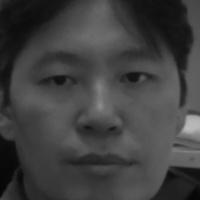
#> input picture 09.ml/faces/LeeSewoo_0/104.jpg, 200 x 200 px, given in place of the camera
$ python snapchat_distortion.py
#> lines starting #> are read from the running program, lines starting #| are printed output that depends on the picture
import cv2
import numpy as np


def distort(roi):
        h, w = roi.shape[:2]
        # 렌즈 효과
        ## 렌즈 효과, 중심점 이동
        map_y, map_x = np.indices((h, w), dtype=np.float32)
        map_lenz_x = (2*map_x - w)/w
        map_lenz_y = (2*map_y - h)/h
        ## 렌즈 효과, 극좌표 변환
        r, theta = cv2.cartToPolar(map_lenz_x, map_lenz_y)
        ## 볼록 렌즈 효과 매핑 좌표 연산
        r[r< 1] = r[r<1] **2
        ## 렌즈 효과, 직교 좌표 복원
        map_convex_x, map_convex_y = cv2.polarToCart(r, theta)
        map_convex_x = ((map_convex_x + 1)*w)/2
        map_convex_y = ((map_convex_y + 1)*h)/2

        #roi2 = img2[y:y+h, x:x+w]
        convex = cv2.remap(roi,map_convex_x,map_convex_y,cv2.INTER_LINEAR)
        return convex


cascade_xml = '../data/haarcascade_frontalface_default.xml'
eye_xml = '../data/haarcascade_eye.xml'

cascade = cv2.CascadeClassifier(cascade_xml)
eye_cascade = cv2.CascadeClassifier(eye_xml)
cam = cv2.VideoCapture(0)
rows, cols =  cam.get(cv2.CAP_PROP_FRAME_WIDTH)//2, cam.get(cv2.CAP_PROP_FRAME_HEIGHT)//2
cam.set(cv2.CAP_PROP_FRAME_WIDTH, cols)
cam.set(cv2.CAP_PROP_FRAME_HEIGHT, rows)

while True:
    ret, img = cam.read()
#> img is the input picture: shape (200, 200, 3); min 6, max 186, mean 64
    if not ret:
        print('no frame')
        break
    img2 = img.copy()
    img_draw = img.copy()
    gray = cv2.cvtColor(img, cv2.COLOR_BGR2GRAY)
#    faces = cascade.detectMultiScale(gray, 1.3, 5) #, scaleFactor=1.1, minNeighbors=3, minSize=(80,80), flags=cv2.HAAR_SCALE_IMAGE)
#    faces = cascade.detectMultiScale(gray, scaleFactor=1.1, minNeighbors=3, minSize=(80,80), flags=cv2.HARR_SCALE_IMAGE) #v2.x
    faces = cascade.detectMultiScale(gray, scaleFactor=1.1, minNeighbors=3, minSize=(80,80)) #v3.x
#> faces = [[11, 13, 174, 174]]
    for(x,y,w,h) in faces:
        #cv2.rectangle(img, (x,y), (x+w, y+h), (0, 255,0),2)
        roi = gray[y:y+h, x:x+w]
        # distort face
        convex = distort(img.copy()[y:y+h, x:x+w])
        img2[y:y+h, x:x+w] = convex

        eyes = eye_cascade.detectMultiScale(roi, scaleFactor=1.2)
        for i, (ex, ey, ew, eh) in enumerate(eyes):
            # distort face
            #convex = distort(img.copy()[y+ey:y+ey+eh, x+ex:x+ex+ew])
            #img2[y+ey:y+ey+eh, x+ex:x+ex+ew] = convex

            if i >= 2:
                break
            cv2.rectangle(img_draw[y:y+h, x:x+w], (ex,ey), (ex+ew, ey+eh), (255,0,0),2  )
#> this loop made 1 pass
#> (x, y, eyes) on pass 1: (11, 13, [[100, 41, 46, 46], [24, 42, 48, 48]])
#> pass 1, `roi = gray[y:y+h, x:x+w]`:
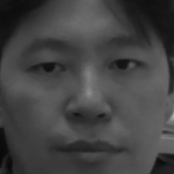
#> roi: shape (174, 174); min 9, max 174, mean 67.4
#> pass 1, in distort, `map_y, map_x = np.indices((h, w), dtype=np.float32)`:
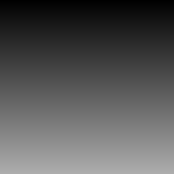
#> map_y: shape (174, 174) float32; min 0, max 173, mean 86.5
#> pass 1, in distort, `map_y, map_x = np.indices((h, w), dtype=np.float32)`:
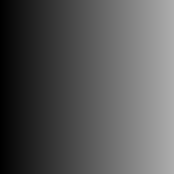
#> map_x: shape (174, 174) float32; min 0, max 173, mean 86.5
#> pass 1, in distort, `map_lenz_x = (2*map_x - w)/w`:
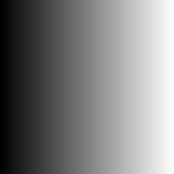
#> map_lenz_x: shape (174, 174) float32; min -1, max 0.989, mean -0.00575; drawn with min black and max white
#> after the loop:
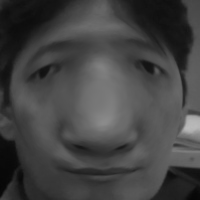
#> img2: shape (200, 200, 3); min 6, max 186, mean 67.4

    merged = np.hstack((img_draw, img2))
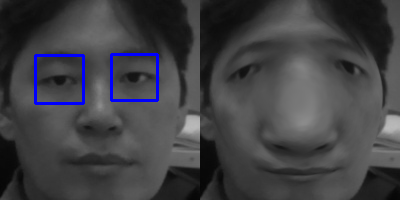
#> merged: shape (200, 400, 3); mean B, G, R 68.3, 64.7, 64.7
    cv2.imshow('facedetect', merged)
    if 0xFF & cv2.waitKey(5) == 27:
#> (key Esc is pressed here)
        break
cv2.destroyAllWindows()

$ run again, on 09.ml/faces/LeeSewoo_0/112.jpg
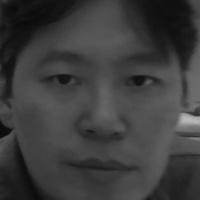
#> input picture 09.ml/faces/LeeSewoo_0/112.jpg, 200 x 200 px, given in place of the camera
#> img is the input picture: shape (200, 200, 3); min 9, max 187, mean 60.7
#> faces = [[15, 14, 171, 171]]
#> the loop `for(x,y,w,h) in faces:` made 1 pass
#> (x, y, eyes) on pass 1: (15, 14, [[23, 40, 49, 49], [101, 43, 48, 48]])
#> pass 1, `roi = gray[y:y+h, x:x+w]`:
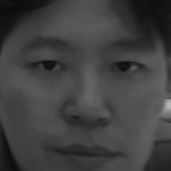
#> roi: shape (171, 171); min 11, max 187, mean 64.6
#> `merged = np.hstack((img_draw, img2))`:
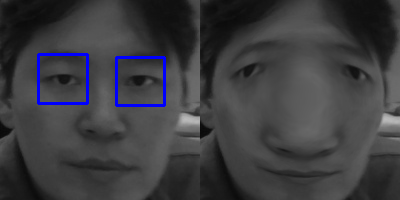
#> merged: shape (200, 400, 3); mean B, G, R 64.2, 60.5, 60.5

$ run again, on 09.ml/faces/LeeSewoo_0/164.jpg
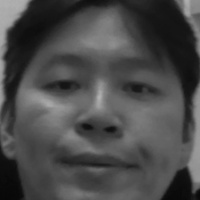
#> input picture 09.ml/faces/LeeSewoo_0/164.jpg, 200 x 200 px, given in place of the camera
#> img is the input picture: shape (200, 200, 3); min 7, max 178, mean 74.5
#> faces = [[13, 15, 172, 172]]
#> the loop `for(x,y,w,h) in faces:` made 1 pass
#> (x, y, eyes) on pass 1: (13, 15, [[59, 100, 24, 24], [104, 53, 41, 41]])
#> pass 1, `roi = gray[y:y+h, x:x+w]`:
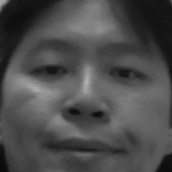
#> roi: shape (172, 172); min 9, max 178, mean 76.6
#> `merged = np.hstack((img_draw, img2))`:
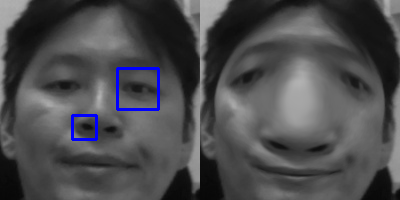
#> merged: shape (200, 400, 3); mean B, G, R 78.7, 76.3, 76.3
